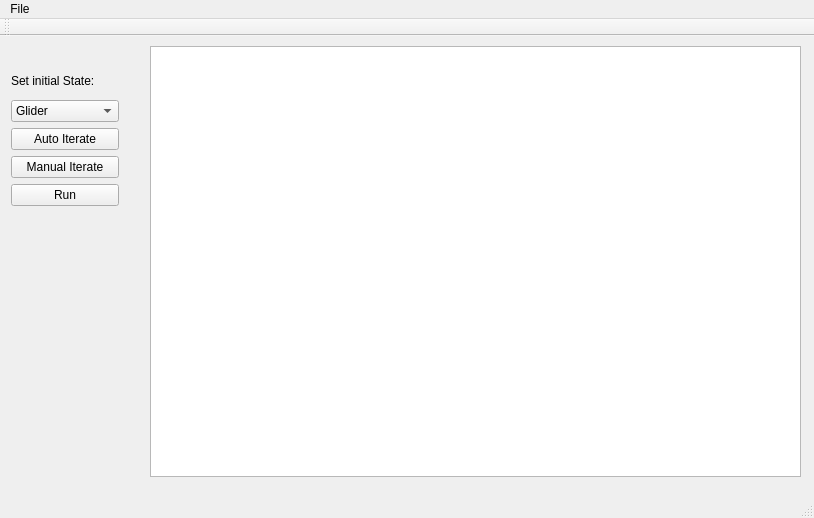
<?xml version="1.0" encoding="UTF-8"?>
<ui version="4.0">
 <class>MainWindow</class>
 <widget class="QMainWindow" name="MainWindow">
  <property name="geometry">
   <rect>
    <x>0</x>
    <y>0</y>
    <width>814</width>
    <height>518</height>
   </rect>
  </property>
  <property name="windowTitle">
   <string>MainWindow</string>
  </property>
  <widget class="QWidget" name="centralWidget">
   <widget class="QGraphicsView" name="graphicsView">
    <property name="geometry">
     <rect>
      <x>150</x>
      <y>10</y>
      <width>651</width>
      <height>431</height>
     </rect>
    </property>
   </widget>
   <widget class="QWidget" name="layoutWidget">
    <property name="geometry">
     <rect>
      <x>0</x>
      <y>20</y>
      <width>130</width>
      <height>161</height>
     </rect>
    </property>
    <layout class="QVBoxLayout" name="verticalLayout">
     <item>
      <widget class="QLabel" name="setInitialStateLabel">
       <property name="text">
        <string>Set initial State:</string>
       </property>
      </widget>
     </item>
     <item>
      <widget class="QComboBox" name="setStateComboBox">
       <item>
        <property name="text">
         <string>Glider</string>
        </property>
       </item>
      </widget>
     </item>
     <item>
      <widget class="QPushButton" name="autoIterateButton">
       <property name="text">
        <string>Auto Iterate</string>
       </property>
      </widget>
     </item>
     <item>
      <widget class="QPushButton" name="manualIterateButton">
       <property name="text">
        <string>Manual Iterate</string>
       </property>
      </widget>
     </item>
     <item>
      <widget class="QPushButton" name="runButton">
       <property name="text">
        <string>Run</string>
       </property>
      </widget>
     </item>
    </layout>
   </widget>
  </widget>
  <widget class="QMenuBar" name="menuBar">
   <property name="geometry">
    <rect>
     <x>0</x>
     <y>0</y>
     <width>814</width>
     <height>22</height>
    </rect>
   </property>
   <widget class="QMenu" name="menuClose">
    <property name="title">
     <string>File</string>
    </property>
    <addaction name="actionClose"/>
    <addaction name="actionOpen_File"/>
    <addaction name="separator"/>
    <addaction name="actionAbout"/>
   </widget>
   <addaction name="menuClose"/>
  </widget>
  <widget class="QToolBar" name="mainToolBar">
   <attribute name="toolBarArea">
    <enum>TopToolBarArea</enum>
   </attribute>
   <attribute name="toolBarBreak">
    <bool>false</bool>
   </attribute>
  </widget>
  <widget class="QStatusBar" name="statusBar"/>
  <action name="actionClose">
   <property name="text">
    <string>Close</string>
   </property>
  </action>
  <action name="actionOpen_File">
   <property name="text">
    <string>Open File</string>
   </property>
  </action>
  <action name="actionAbout">
   <property name="text">
    <string>About</string>
   </property>
  </action>
 </widget>
 <layoutdefault spacing="6" margin="11"/>
 <resources/>
 <connections>
  <connection>
   <sender>manualIterateButton</sender>
   <signal>clicked()</signal>
   <receiver>autoIterateButton</receiver>
   <slot>click()</slot>
   <hints>
    <hint type="sourcelabel">
     <x>129</x>
     <y>181</y>
    </hint>
    <hint type="destinationlabel">
     <x>129</x>
     <y>147</y>
    </hint>
   </hints>
  </connection>
 </connections>
</ui>
